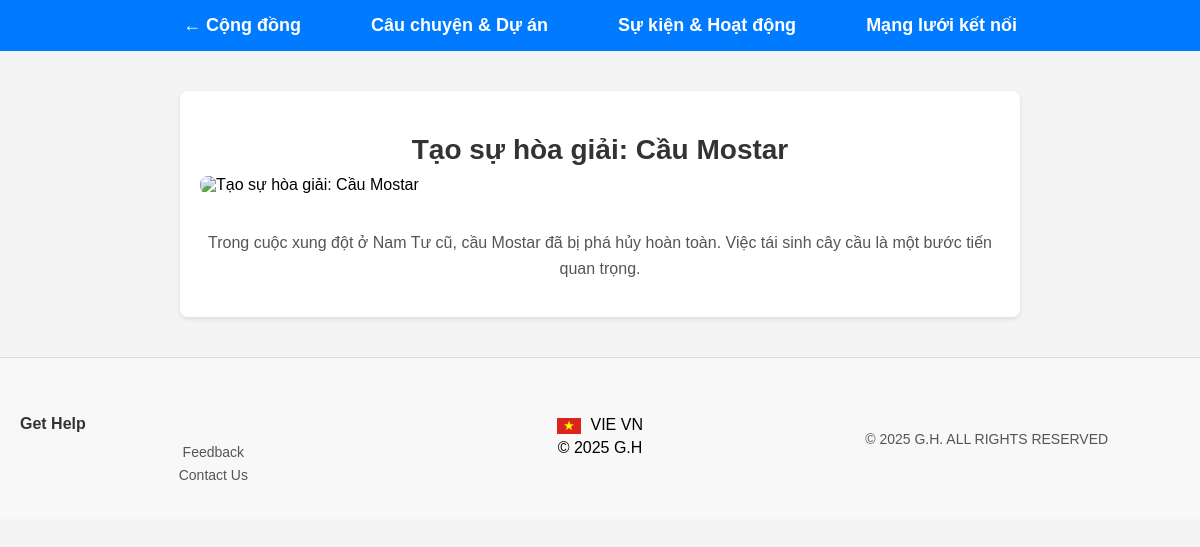
/pages/congdong/stories_detail.php?id=1&type=stories, run on the app's committed database.
### tables this page shows
CREATE TABLE `stories` (
  `id` int(11) NOT NULL,
  `title` varchar(255) NOT NULL,
  `description` text NOT NULL,
  `image_url` varchar(500) NOT NULL,
  `link` varchar(500) NOT NULL
);

### pages/congdong/stories_detail.php (the view, shortened to what this page needs)
<?php
$conn = new mysqli("localhost", "root", "", "global");
$id = isset($_GET['id']) ? (int)$_GET['id'] : 0;
$stmt = $conn->prepare("SELECT id, title, description, image_url FROM stories WHERE id = ?");
$stmt->bind_param("i", $id);
$stmt->execute();
$result = $stmt->get_result();
$story = $result->fetch_assoc();
$image_path = file_exists("image_url/" . $story['image_url'])
    ? "image_url/" . $story['image_url']
    : "image_url/default.jpg";
?>
<!DOCTYPE html>
<html lang="vi">
<head>
    <link rel="stylesheet" href="stories.css">
</head>
<body>
    <nav class="navbar">
        <ul class="nav-links">
            <li><a href="../congdong.php" class="back-button">← Cộng đồng</a></li>
            <li><a href="stories.php" class="<?= basename($_SERVER['PHP_SELF']) == 'stories.php' ? 'active' : '' ?>">Câu chuyện & Dự án</a></li>
            <li><a href="events.php" class="<?= basename($_SERVER['PHP_SELF']) == 'events.php' ? 'active' : '' ?>">Sự kiện & Hoạt động</a></li>
            <li><a href="network.php" class="<?= basename($_SERVER['PHP_SELF']) == 'network.php' ? 'active' : '' ?>">Mạng lưới kết nối</a></li>
        </ul>
    </nav>
    <section class="detail-container">
        <h1><?php echo htmlspecialchars($story['title']); ?></h1>
        <img src="<?php echo htmlspecialchars($image_path); ?>" alt="<?php echo htmlspecialchars($story['title']); ?>">
        <p><?php echo nl2br(htmlspecialchars($story['description'])); ?></p>
    </section>
    <footer>
        <div class="footer-container">
            <div class="footer-section">
                <h5>Get Help</h5>
                <p><a href="../feedback.php">Feedback</a></p>
                <p><a href="../contact.php">Contact Us</a></p>
            </div>
            <div class="footer-section footer-center">
                <div>
                    <img src="./image_path/VN_Flag.webp" alt="Vietnam Flag" />
                    <span>VIE VN</span>
                </div>
                <p>© 2025 G.H</p>
            </div>
            <div class="footer-section footer-right">
                <p>© 2025 G.H. ALL RIGHTS RESERVED</p>
            </div>
        </div>
    </footer>
</body>
</html>

### pages/congdong/stories.css (style rules this page uses)
body { font-family: Arial, sans-serif; background-color: #f4f4f4; display: flex; flex-direction: column; align-items: center; margin: 0; padding: 0; }
a { text-decoration: none; }
h1, p { text-align: center; max-width: 900px; }
html { scroll-behavior: smooth; }
.back-button { margin: 20px; text-align: center; }

### pages/congdong/stories_detail.php (style rules this page uses)
body { font-family: Arial, sans-serif; background-color: #f4f4f4; margin: 0; padding: 0; }
.navbar { display: flex; justify-content: center; align-items: center; background: #007bff; color: white; padding: 15px 20px; width: 100%; position: sticky; top: 0; z-index: 1000; }
.nav-links { list-style: none; margin: 0; padding: 0; display: flex; }
.nav-links li a { color: white; font-size: 18px; font-weight: bold; margin: 0 20px; padding: 10px 15px; text-decoration: none; }
.back-button { color: #007bff; padding: 10px 15px; border-radius: 5px; text-decoration: none; font-weight: bold; }
.detail-container { max-width: 800px; margin: 40px auto; background: white; padding: 20px; border-radius: 8px; box-shadow: 0 2px 5px rgba(0,0,0,0.1); }
.detail-container h1 { font-size: 28px; color: #333; margin-bottom: 10px; }
.detail-container img { width: 100%; max-height: 400px; object-fit: cover; border-radius: 8px; margin-bottom: 20px; }
.detail-container p { font-size: 16px; line-height: 1.6; color: #555; }
footer { background-color: #f8f8f8; padding: 20px 0; font-family: Arial, sans-serif; border-top: 1px solid #ddd; width: 100%; }
.footer-container { display: flex; justify-content: space-between; align-items: center; padding: 0 20px; margin: 0 auto; flex-wrap: wrap; }
.footer-section { flex: 1; min-width: 200px; margin: 10px 0; }
.footer-section h5 { margin-bottom: 10px; font-size: 16px; color: #333; }
.footer-section p { margin: 5px 0; }
.footer-section a { text-decoration: none; color: #555; font-size: 14px; }
.footer-center { text-align: center; }
.footer-center img { width: 24px; vertical-align: middle; margin-right: 5px; }
.footer-right { text-align: right; font-size: 14px; color: #555; }

### data on the page
stories: title "Tạo sự hòa giải: Cầu Mostar", description "Trong cuộc xung đột ở Nam Tư cũ, cầu Mostar đã bị phá hủy hoàn toàn. Việc tái sinh cây cầu là một bước tiến quan trọng."
